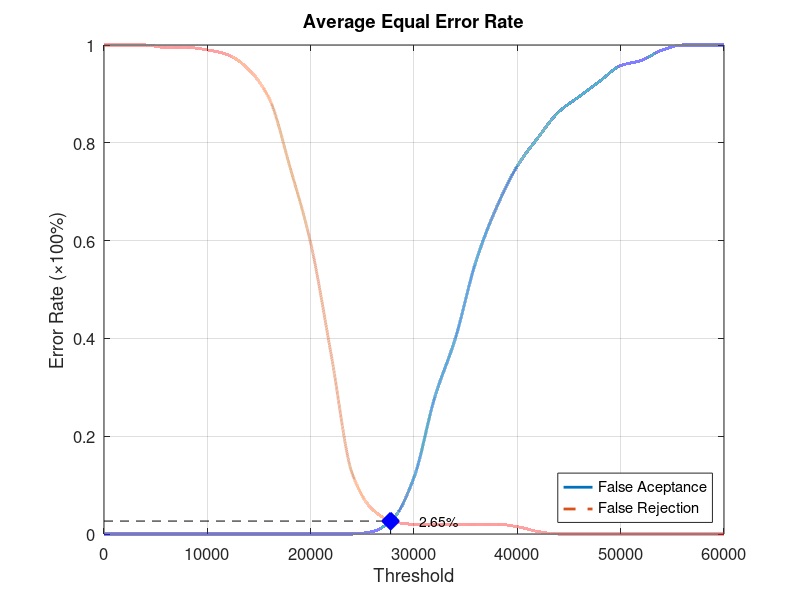
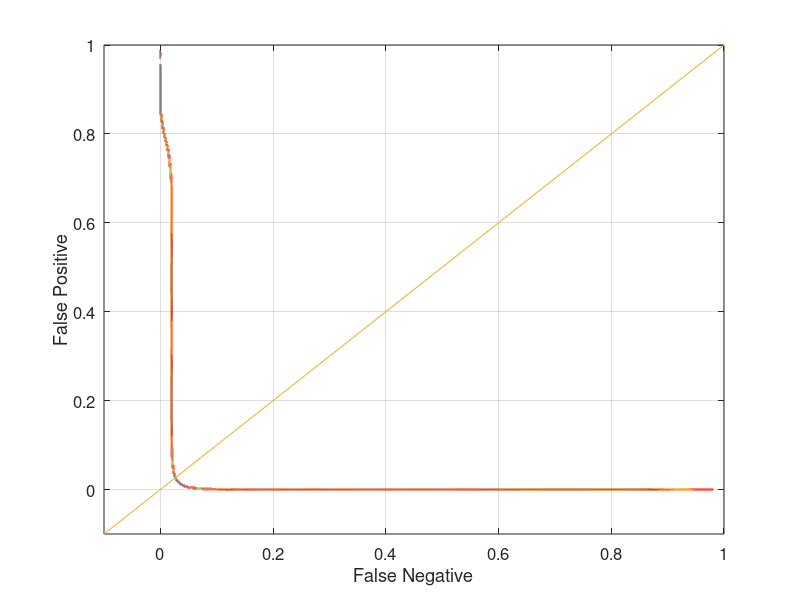

Write the MATLAB code that produced these figures, in order.
function yEER = Database3_4
close all;
clear;
clc;
x = 0:2000:60000;
xq = 0:0.5:60000;

y0 = [0 0 0 0 0 0 0 0 0 0 0 0 0 0.00526316 0.0315789 0.115789 0.278947 0.4 0.557895 0.668421 0.752632 0.810526 0.863158 0.894737 0.926316 0.957895 0.968421 0.989474 1 1 1];
yy0 = interp1(x, y0, xq, 'pchip');
y1 = [1 1 1 0.995 0.995 0.99 0.98 0.95 0.89 0.75 0.595 0.365 0.125 0.05 0.025 0.02 0.02 0.02 0.02 0.02 0.015 0.005 0 0 0 0 0 0 0 0 0];
yy1 = interp1(x, y1, xq, 'pchip');

% Calculating EER: 
y2 = abs(y0 - y1);
find(y2 == min(y2))
yy2 = abs(yy0 - yy1);
xEER = find(yy2 == min(yy2));
xEERIndex = xq(xEER) % X-axis EER
yEER = yy0(xEER) % Y-axis EER

main = figure
plot(xq, yy0,'-','LineWidth', 2);	hold on
plot(xq, yy1,'--','LineWidth', 2);	hold on
plot([xEERIndex xEERIndex], [0 yEER], 'k--');	hold on
plot([0 xEERIndex], [yEER yEER], 'k--');	hold on
plot(xEERIndex, yEER, 'bx', 'LineWidth', 10);	hold on
text(xEERIndex + 10 * xEERIndex / 100, yEER, [num2str(round((10000 * yEER)) / 100) '%'])
legend('False Aceptance', 'False Rejection', 'Location', 'SouthEast')
xlabel('Threshold')
ylabel('Error Rate (\times100%)')
title('Average Equal Error Rate')
set(gca, 'FontSize', 12)
axis([0 60000 0 1])
grid on

print(main, 'Database3_4Main', '-dpng');
FNRxFPR = figure('Color', [1 1 1]);
plot(yy1, yy0, '-', yy1, yy0, 'LineWidth', 2);
hold on
y = -0.1:0.1:1
plot(y, y); 
set(gca, 'FontSize', 12)
xlabel('False Negative')
ylabel('False Positive')
axis([-0.1 1 -0.1 1])
set(gca, 'FontSize', 12)
grid on

print(FNRxFPR, 'Database3_4FNRxFPR','-dpng');
end
